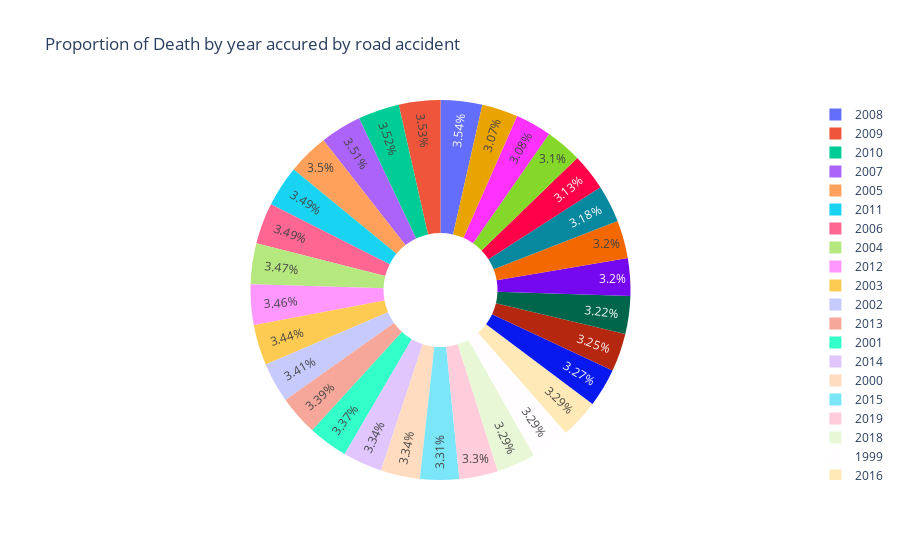

Write notebook code for a chart like this one.
### Markdown cell above
> Which year has the highest amount of death by road accident?

### Code cell
whole_world = df[df['Entity'] == 'World']
fig = px.pie(whole_world, values='Deaths',hole = 0.3, names='Year',
             title='Proportion of Death by year accured by road accident',
             )#color_discrete_sequence=['green', 'red']
fig.show()

### Figure 1 — Plotly figure (JSON) as saved in the notebook; plotly's stock layout.template omitted (floating-point values rounded to 4 significant figures)
{"data": [{"domain": {"x": [0, 1], "y": [0, 1]}, "hole": 0.3, "hovertemplate": "Year=%{label}<br>Deaths=%{value}<extra></extra>", "labels": [1990, 1991, 1992, 1993, 1994, 1995, 1996, 1997, 1998, 1999, 2000, 2001, 2002, 2003, 2004, 2005, 2006, 2007, 2008, 2009, 2010, 2011, 2012, 2013, 2014, 2015, 2016, 2017, 2018, 2019], "legendgroup": "", "name": "", "showlegend": true, "values": [1113411, 1117666, 1126217, 1138091, 1154304, 1163463, 1163484, 1170473, 1178491, 1195982, 1213031, 1224896, 1237786, 1248905, 1259242, 1269937, 1268190, 1274027, 1285039, 1282368, 1279539, 1268433, 1256149, 1232930, 1214700, 1202132, 1194268, 1189003, 1196641, 1198289], "type": "pie"}], "layout": {"legend": {"tracegroupgap": 0}, "title": {"text": "Proportion of Death by year accured by road accident"}, "autosize": true}}
